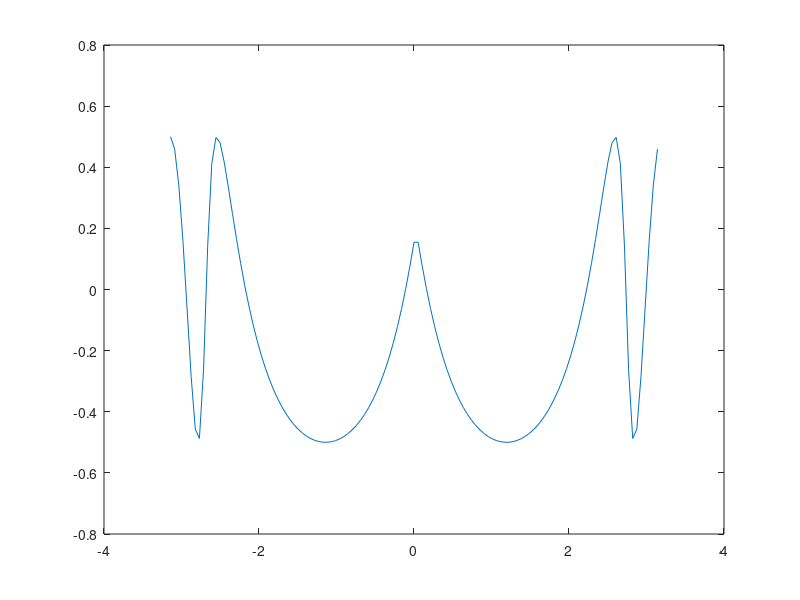
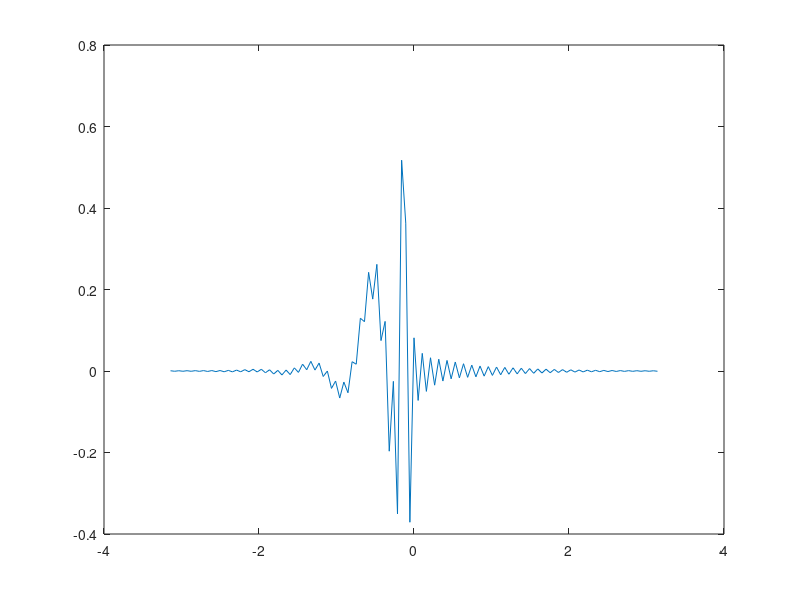
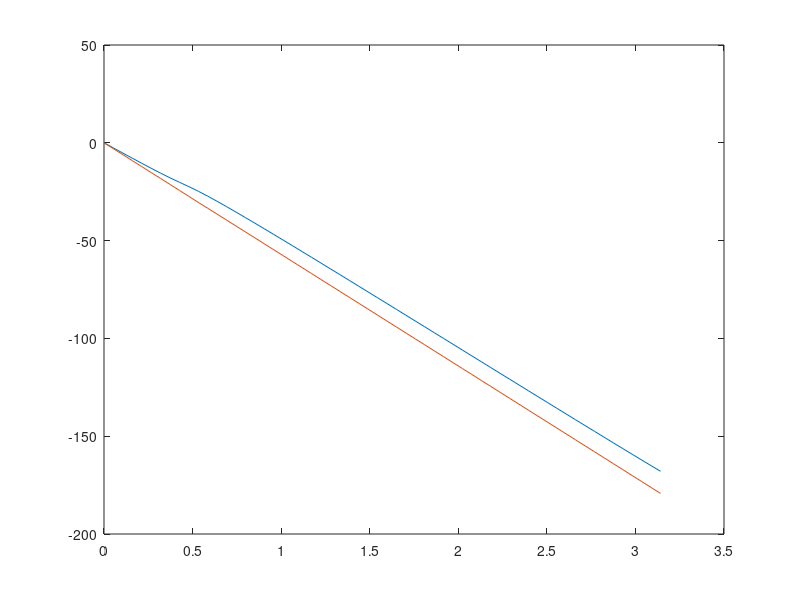
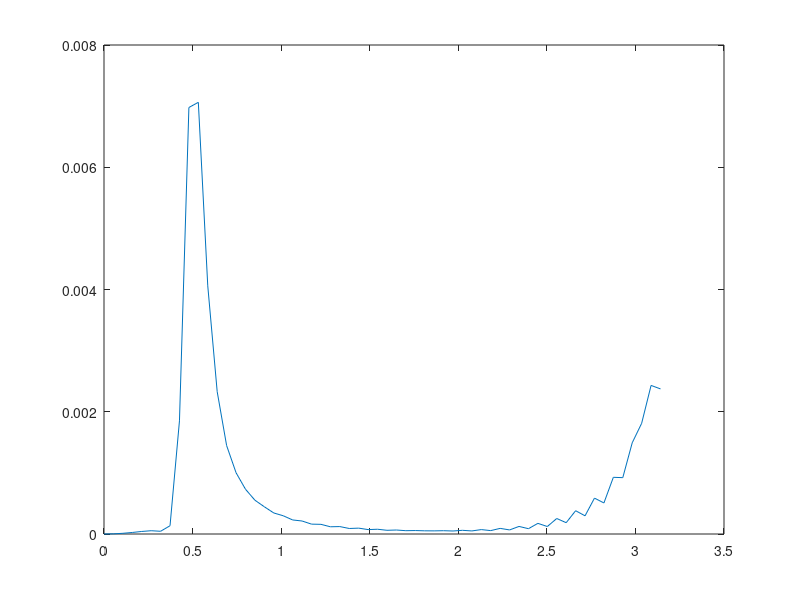

MATLAB code to generate these figures, in order:
clear all
close all
pkg('load', 'optim');
pkg('load', 'control');
pkg('load', 'signal');

function b = approx_eq(v1, v2, epsilon)
    d = abs(v1 - v2);
    b = (d < epsilon);
endfunction

function pha_out = rm_pi_jumps(pha_in)
    n = numel(pha_in);
    epsilon = 0.2;
    rolling_offset = 0;
    pha_out = [pha_in(1)];
    for idx = 2:n;
        if (approx_eq(pha_in(idx) - pha_in(idx-1), pi, epsilon))
            rolling_offset -= pi;
        elseif (approx_eq(pha_in(idx) - pha_in(idx-1), -pi, epsilon))
            rolling_offset += pi;
        endif
        pha_out(idx) = pha_in(idx) + rolling_offset;
    endfor
endfunction

function b = is_steeper(w, pha_in, k)
    b = true;
    for idx = 1:numel(w)
        if (w(idx)*k > pha_in(idx))
            b = false;
            return;
        endif 
    endfor
endfunction

function target_delay = find_target_delay(w, pha_in)
    k = pha_in(end)/w(end) + 0.001;
    while (!is_steeper(w, pha_in, k))
        k *= 1.01;
    endwhile
    target_delay = k;
endfunction

num = [0.0023    0.0058    0.0102    0.0118    0.0102    0.0058    0.0023]
den = [1.0000   -3.2076    4.6897   -3.8538    1.8573   -0.4931    0.0561]
#num = [1.0349   -0.9159    0.7704   -0.4199    0.1551]
#den = [1.0000   -0.9882    0.7910   -0.3476    0.1694]
#num = [0.0015   -0.0020    0.0002   -0.0009    0.0028   -0.0009    0.0002   -0.0020    0.0015]  
#den = [1.0000   -2.7355    5.9780   -7.8335    8.5654   -6.3463    3.9239   -1.4513    0.4299]
tf_pre = tf(num, den, pi/2)

num_points = 60
w = linspace(0, pi, num_points);
[mag, pha, w] = bode(tf_pre, w);

% pha to radians
pha = pha*pi/180;
pha = rm_pi_jumps(pha);

%k = find_target_delay(w, pha)
%wk = w*k;
%lin_dif = wk - pha;
figure 5
plot(w, pha)
%plot(w, pha, w, wk, w, lin_dif)



fresp = [];
for n = 1:numel(w)
    fresp(n)  = 1*exp(1i*pha(n));
endfor

%fresp = [zeros(1, 50), ones(1, 100), zeros(1, 50)];
%fresp = [ones(1, 100), zeros(1, 100)];
Y1=fresp;
Y2 = [Y1(1)/2 Y1(2:end)/2 fliplr(conj(Y1(2:end)))/2 ];
fresp=Y2;

w_sym = linspace(-pi, pi, numel(fresp));

numel(fresp)

figure 1
plot(w_sym, fresp)

fir = ifft(fresp);
fir = [fir(end/2:end) fir(1:end/2)];
fir = fliplr(fir);
%window = blackman(numel(fir))';
window = hamming(numel(fir))';
%window = hanning(numel(fir))';


fir = fir .* window *2;

figure 2
plot(w_sym, fir)

figure 7
freqz(fir, 1, numel(pha)*2);
[h, w_n] = freqz(fir, 1, numel(pha)*2)
fir_pha = unwrap(angle(h))';
fir_pha = fir_pha(1:end/2);
figure 3
numel(w)
numel(fir_pha)
pha_combined = fir_pha+pha;
plot(w, fir_pha, w, pha_combined)

figure 4
p_ref = polyfit(w, pha_combined, 1);
lin_ref = w * p_ref(1);
err = (lin_ref - pha_combined).^2
plot(w, err)
